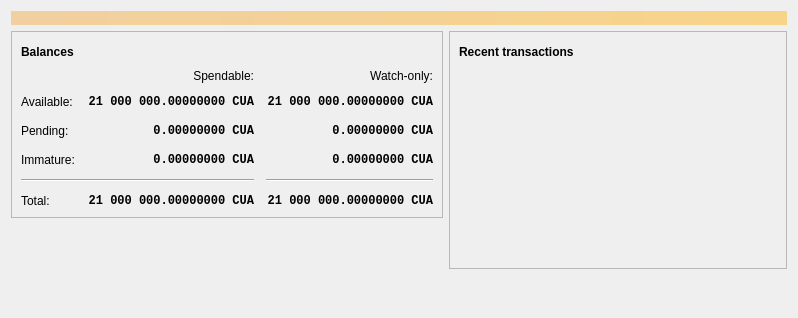
<?xml version="1.0" encoding="UTF-8"?>
<ui version="4.0">
 <class>OverviewPage</class>
 <widget class="QWidget" name="OverviewPage">
  <property name="geometry">
   <rect>
    <x>0</x>
    <y>0</y>
    <width>798</width>
    <height>318</height>
   </rect>
  </property>
  <property name="windowTitle">
   <string>Form</string>
  </property>
  <layout class="QVBoxLayout" name="topLayout">
   <item>
    <widget class="QLabel" name="labelAlerts">
     <property name="visible">
      <bool>false</bool>
     </property>
     <property name="styleSheet">
      <string notr="true">QLabel { background-color: qlineargradient(x1: 0, y1: 0, x2: 1, y2: 0, stop:0 #F0D0A0, stop:1 #F8D488); color:#000000; }</string>
     </property>
     <property name="wordWrap">
      <bool>true</bool>
     </property>
     <property name="margin">
      <number>3</number>
     </property>
     <property name="textInteractionFlags">
      <set>Qt::TextSelectableByMouse</set>
     </property>
    </widget>
   </item>
   <item>
    <layout class="QHBoxLayout" name="horizontalLayout" stretch="1,1">
     <item>
      <layout class="QVBoxLayout" name="verticalLayout_2">
       <item>
        <widget class="QFrame" name="frame">
         <property name="frameShape">
          <enum>QFrame::StyledPanel</enum>
         </property>
         <property name="frameShadow">
          <enum>QFrame::Raised</enum>
         </property>
         <layout class="QVBoxLayout" name="verticalLayout_4">
          <item>
           <layout class="QHBoxLayout" name="horizontalLayout_4">
            <item>
             <widget class="QLabel" name="label_5">
              <property name="font">
               <font>
                <weight>75</weight>
                <bold>true</bold>
               </font>
              </property>
              <property name="text">
               <string>Balances</string>
              </property>
             </widget>
            </item>
            <item>
             <widget class="QPushButton" name="labelWalletStatus">
              <property name="enabled">
               <bool>true</bool>
              </property>
              <property name="maximumSize">
               <size>
                <width>30</width>
                <height>16777215</height>
               </size>
              </property>
              <property name="toolTip">
               <string>The displayed information may be out of date. Your wallet automatically synchronizes with the CoinUA network after a connection is established, but this process has not completed yet.</string>
              </property>
              <property name="text">
               <string/>
              </property>
              <property name="icon">
               <iconset resource="../bitcoin.qrc">
                <normaloff>:/icons/warning</normaloff>
                <disabledoff>:/icons/warning</disabledoff>:/icons/warning</iconset>
              </property>
              <property name="iconSize">
               <size>
                <width>24</width>
                <height>24</height>
               </size>
              </property>
              <property name="flat">
               <bool>true</bool>
              </property>
             </widget>
            </item>
            <item>
             <spacer name="horizontalSpacer_3">
              <property name="orientation">
               <enum>Qt::Horizontal</enum>
              </property>
              <property name="sizeHint" stdset="0">
               <size>
                <width>40</width>
                <height>20</height>
               </size>
              </property>
             </spacer>
            </item>
           </layout>
          </item>
          <item>
           <layout class="QGridLayout" name="gridLayout">
            <property name="spacing">
             <number>12</number>
            </property>
            <item row="2" column="2">
             <widget class="QLabel" name="labelWatchPending">
              <property name="font">
               <font>
                <family>Monospace</family>
                <weight>75</weight>
                <bold>true</bold>
               </font>
              </property>
              <property name="cursor">
               <cursorShape>IBeamCursor</cursorShape>
              </property>
              <property name="toolTip">
               <string>Unconfirmed transactions to watch-only addresses</string>
              </property>
              <property name="text">
               <string notr="true">0.00000000 CUA</string>
              </property>
              <property name="alignment">
               <set>Qt::AlignRight|Qt::AlignTrailing|Qt::AlignVCenter</set>
              </property>
              <property name="textInteractionFlags">
               <set>Qt::LinksAccessibleByMouse|Qt::TextSelectableByKeyboard|Qt::TextSelectableByMouse</set>
              </property>
             </widget>
            </item>
            <item row="2" column="1">
             <widget class="QLabel" name="labelUnconfirmed">
              <property name="font">
               <font>
                <family>Monospace</family>
                <weight>75</weight>
                <bold>true</bold>
               </font>
              </property>
              <property name="cursor">
               <cursorShape>IBeamCursor</cursorShape>
              </property>
              <property name="toolTip">
               <string>Total of transactions that have yet to be confirmed, and do not yet count toward the spendable balance</string>
              </property>
              <property name="text">
               <string notr="true">0.00000000 CUA</string>
              </property>
              <property name="alignment">
               <set>Qt::AlignRight|Qt::AlignTrailing|Qt::AlignVCenter</set>
              </property>
              <property name="textInteractionFlags">
               <set>Qt::LinksAccessibleByMouse|Qt::TextSelectableByKeyboard|Qt::TextSelectableByMouse</set>
              </property>
             </widget>
            </item>
            <item row="3" column="2">
             <widget class="QLabel" name="labelWatchImmature">
              <property name="font">
               <font>
                <family>Monospace</family>
                <weight>75</weight>
                <bold>true</bold>
               </font>
              </property>
              <property name="cursor">
               <cursorShape>IBeamCursor</cursorShape>
              </property>
              <property name="toolTip">
               <string>Mined balance in watch-only addresses that has not yet matured</string>
              </property>
              <property name="text">
               <string notr="true">0.00000000 CUA</string>
              </property>
              <property name="alignment">
               <set>Qt::AlignRight|Qt::AlignTrailing|Qt::AlignVCenter</set>
              </property>
              <property name="textInteractionFlags">
               <set>Qt::LinksAccessibleByMouse|Qt::TextSelectableByKeyboard|Qt::TextSelectableByMouse</set>
              </property>
             </widget>
            </item>
            <item row="4" column="0" colspan="2">
             <widget class="Line" name="line">
              <property name="orientation">
               <enum>Qt::Horizontal</enum>
              </property>
             </widget>
            </item>
            <item row="4" column="2">
             <widget class="Line" name="lineWatchBalance">
              <property name="sizePolicy">
               <sizepolicy hsizetype="Preferred" vsizetype="Fixed">
                <horstretch>0</horstretch>
                <verstretch>0</verstretch>
               </sizepolicy>
              </property>
              <property name="minimumSize">
               <size>
                <width>140</width>
                <height>0</height>
               </size>
              </property>
              <property name="orientation">
               <enum>Qt::Horizontal</enum>
              </property>
             </widget>
            </item>
            <item row="5" column="0">
             <widget class="QLabel" name="labelTotalText">
              <property name="text">
               <string>Total:</string>
              </property>
             </widget>
            </item>
            <item row="3" column="1">
             <widget class="QLabel" name="labelImmature">
              <property name="font">
               <font>
                <family>Monospace</family>
                <weight>75</weight>
                <bold>true</bold>
               </font>
              </property>
              <property name="cursor">
               <cursorShape>IBeamCursor</cursorShape>
              </property>
              <property name="toolTip">
               <string>Mined balance that has not yet matured</string>
              </property>
              <property name="text">
               <string notr="true">0.00000000 CUA</string>
              </property>
              <property name="alignment">
               <set>Qt::AlignRight|Qt::AlignTrailing|Qt::AlignVCenter</set>
              </property>
              <property name="textInteractionFlags">
               <set>Qt::LinksAccessibleByMouse|Qt::TextSelectableByKeyboard|Qt::TextSelectableByMouse</set>
              </property>
             </widget>
            </item>
            <item row="2" column="3">
             <spacer name="horizontalSpacer_2">
              <property name="orientation">
               <enum>Qt::Horizontal</enum>
              </property>
              <property name="sizeHint" stdset="0">
               <size>
                <width>40</width>
                <height>20</height>
               </size>
              </property>
             </spacer>
            </item>
            <item row="3" column="0">
             <widget class="QLabel" name="labelImmatureText">
              <property name="text">
               <string>Immature:</string>
              </property>
             </widget>
            </item>
            <item row="5" column="1">
             <widget class="QLabel" name="labelTotal">
              <property name="font">
               <font>
                <family>Monospace</family>
                <weight>75</weight>
                <bold>true</bold>
               </font>
              </property>
              <property name="cursor">
               <cursorShape>IBeamCursor</cursorShape>
              </property>
              <property name="toolTip">
               <string>Your current total balance</string>
              </property>
              <property name="text">
               <string notr="true">21 000 000.00000000 CUA</string>
              </property>
              <property name="alignment">
               <set>Qt::AlignRight|Qt::AlignTrailing|Qt::AlignVCenter</set>
              </property>
              <property name="textInteractionFlags">
               <set>Qt::LinksAccessibleByMouse|Qt::TextSelectableByKeyboard|Qt::TextSelectableByMouse</set>
              </property>
             </widget>
            </item>
            <item row="5" column="2">
             <widget class="QLabel" name="labelWatchTotal">
              <property name="font">
               <font>
                <family>Monospace</family>
                <weight>75</weight>
                <bold>true</bold>
               </font>
              </property>
              <property name="cursor">
               <cursorShape>IBeamCursor</cursorShape>
              </property>
              <property name="toolTip">
               <string>Current total balance in watch-only addresses</string>
              </property>
              <property name="text">
               <string notr="true">21 000 000.00000000 CUA</string>
              </property>
              <property name="alignment">
               <set>Qt::AlignRight|Qt::AlignTrailing|Qt::AlignVCenter</set>
              </property>
              <property name="textInteractionFlags">
               <set>Qt::LinksAccessibleByMouse|Qt::TextSelectableByKeyboard|Qt::TextSelectableByMouse</set>
              </property>
             </widget>
            </item>
            <item row="0" column="2">
             <widget class="QLabel" name="labelWatchonly">
              <property name="text">
               <string>Watch-only:</string>
              </property>
              <property name="alignment">
               <set>Qt::AlignRight|Qt::AlignTrailing|Qt::AlignVCenter</set>
              </property>
             </widget>
            </item>
            <item row="1" column="0">
             <widget class="QLabel" name="labelBalanceText">
              <property name="text">
               <string>Available:</string>
              </property>
             </widget>
            </item>
            <item row="1" column="1">
             <widget class="QLabel" name="labelBalance">
              <property name="font">
               <font>
                <family>Monospace</family>
                <weight>75</weight>
                <bold>true</bold>
               </font>
              </property>
              <property name="cursor">
               <cursorShape>IBeamCursor</cursorShape>
              </property>
              <property name="toolTip">
               <string>Your current spendable balance</string>
              </property>
              <property name="text">
               <string notr="true">21 000 000.00000000 CUA</string>
              </property>
              <property name="alignment">
               <set>Qt::AlignRight|Qt::AlignTrailing|Qt::AlignVCenter</set>
              </property>
              <property name="textInteractionFlags">
               <set>Qt::LinksAccessibleByMouse|Qt::TextSelectableByKeyboard|Qt::TextSelectableByMouse</set>
              </property>
             </widget>
            </item>
            <item row="1" column="2">
             <widget class="QLabel" name="labelWatchAvailable">
              <property name="font">
               <font>
                <family>Monospace</family>
                <weight>75</weight>
                <bold>true</bold>
               </font>
              </property>
              <property name="cursor">
               <cursorShape>IBeamCursor</cursorShape>
              </property>
              <property name="toolTip">
               <string>Your current balance in watch-only addresses</string>
              </property>
              <property name="text">
               <string notr="true">21 000 000.00000000 CUA</string>
              </property>
              <property name="alignment">
               <set>Qt::AlignRight|Qt::AlignTrailing|Qt::AlignVCenter</set>
              </property>
              <property name="textInteractionFlags">
               <set>Qt::LinksAccessibleByMouse|Qt::TextSelectableByKeyboard|Qt::TextSelectableByMouse</set>
              </property>
             </widget>
            </item>
            <item row="2" column="0">
             <widget class="QLabel" name="labelPendingText">
              <property name="text">
               <string>Pending:</string>
              </property>
             </widget>
            </item>
            <item row="0" column="1">
             <widget class="QLabel" name="labelSpendable">
              <property name="text">
               <string>Spendable:</string>
              </property>
              <property name="alignment">
               <set>Qt::AlignRight|Qt::AlignTrailing|Qt::AlignVCenter</set>
              </property>
             </widget>
            </item>
           </layout>
          </item>
         </layout>
        </widget>
       </item>
       <item>
        <spacer name="verticalSpacer">
         <property name="orientation">
          <enum>Qt::Vertical</enum>
         </property>
         <property name="sizeHint" stdset="0">
          <size>
           <width>20</width>
           <height>40</height>
          </size>
         </property>
        </spacer>
       </item>
       <item>
        <widget class="QLabel" name="label">
         <property name="maximumSize">
          <size>
           <width>128</width>
           <height>128</height>
          </size>
         </property>
         <property name="text">
          <string/>
         </property>
         <property name="pixmap">
          <pixmap resource="../bitcoin.qrc">:/icons/logo</pixmap>
         </property>
         <property name="scaledContents">
          <bool>true</bool>
         </property>
         <property name="wordWrap">
          <bool>false</bool>
         </property>
        </widget>
       </item>
      </layout>
     </item>
     <item>
      <layout class="QVBoxLayout" name="verticalLayout_3">
       <item>
        <widget class="QFrame" name="frame_2">
         <property name="frameShape">
          <enum>QFrame::StyledPanel</enum>
         </property>
         <property name="frameShadow">
          <enum>QFrame::Raised</enum>
         </property>
         <layout class="QVBoxLayout" name="verticalLayout">
          <item>
           <layout class="QHBoxLayout" name="horizontalLayout_2">
            <item>
             <widget class="QLabel" name="label_4">
              <property name="font">
               <font>
                <weight>75</weight>
                <bold>true</bold>
               </font>
              </property>
              <property name="text">
               <string>Recent transactions</string>
              </property>
             </widget>
            </item>
            <item>
             <widget class="QPushButton" name="labelTransactionsStatus">
              <property name="enabled">
               <bool>true</bool>
              </property>
              <property name="maximumSize">
               <size>
                <width>30</width>
                <height>16777215</height>
               </size>
              </property>
              <property name="toolTip">
               <string>The displayed information may be out of date. Your wallet automatically synchronizes with the CoinUA network after a connection is established, but this process has not completed yet.</string>
              </property>
              <property name="text">
               <string/>
              </property>
              <property name="icon">
               <iconset resource="../bitcoin.qrc">
                <normaloff>:/icons/warning</normaloff>
                <disabledoff>:/icons/warning</disabledoff>:/icons/warning</iconset>
              </property>
              <property name="iconSize">
               <size>
                <width>24</width>
                <height>24</height>
               </size>
              </property>
              <property name="flat">
               <bool>true</bool>
              </property>
             </widget>
            </item>
            <item>
             <spacer name="horizontalSpacer">
              <property name="orientation">
               <enum>Qt::Horizontal</enum>
              </property>
              <property name="sizeHint" stdset="0">
               <size>
                <width>40</width>
                <height>20</height>
               </size>
              </property>
             </spacer>
            </item>
           </layout>
          </item>
          <item>
           <widget class="QListView" name="listTransactions">
            <property name="styleSheet">
             <string notr="true">QListView { background: transparent; }</string>
            </property>
            <property name="frameShape">
             <enum>QFrame::NoFrame</enum>
            </property>
            <property name="verticalScrollBarPolicy">
             <enum>Qt::ScrollBarAlwaysOff</enum>
            </property>
            <property name="horizontalScrollBarPolicy">
             <enum>Qt::ScrollBarAlwaysOff</enum>
            </property>
            <property name="selectionMode">
             <enum>QAbstractItemView::NoSelection</enum>
            </property>
           </widget>
          </item>
         </layout>
        </widget>
       </item>
       <item>
        <spacer name="verticalSpacer_2">
         <property name="orientation">
          <enum>Qt::Vertical</enum>
         </property>
         <property name="sizeHint" stdset="0">
          <size>
           <width>20</width>
           <height>40</height>
          </size>
         </property>
        </spacer>
       </item>
      </layout>
     </item>
    </layout>
   </item>
  </layout>
 </widget>
 <resources>
  <include location="../bitcoin.qrc"/>
 </resources>
 <connections/>
</ui>
